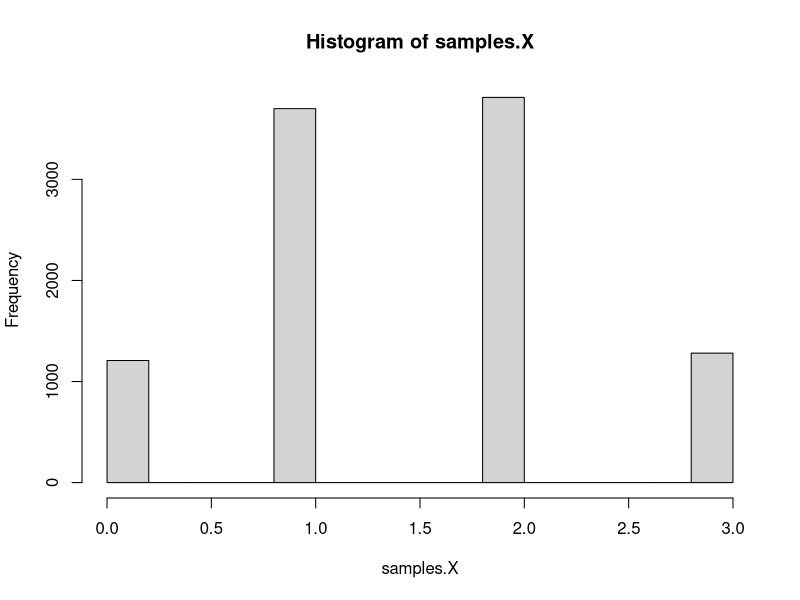
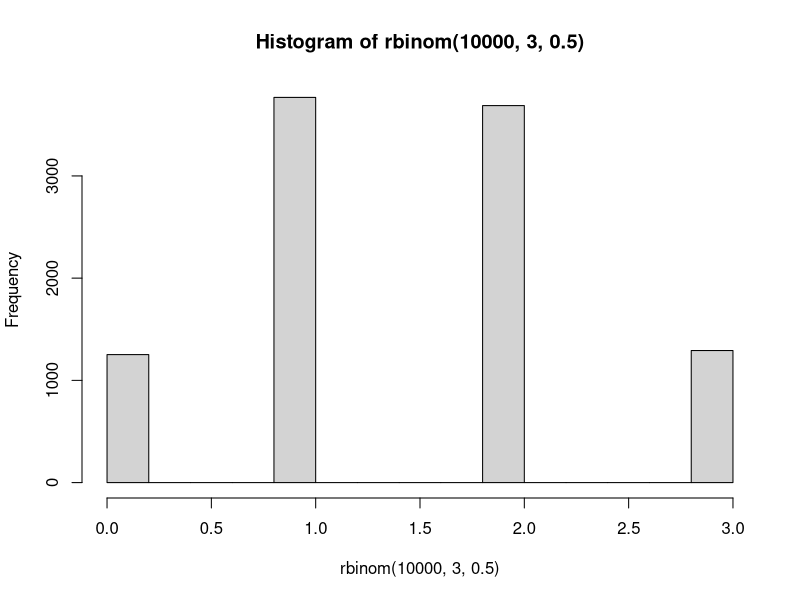

These charts were generated, in order, by the following R code:
flip = function(){
  ifelse(runif(1)<0.5, 'H', 'T')
}

flip()
flip()
flip()

flip.n = function(n){
  replicate(n, flip())
}

flip.n(3)

evaluate.X = function(outcome){
  sum(outcome == 'H')
}

evaluate.X(flip.n(3))
evaluate.X(flip.n(3))
evaluate.X(flip.n(3))

samples.X = replicate(10000, evaluate.X(flip.n(3)))
hist(samples.X)

hist(rbinom(10000, 3, 0.5))
